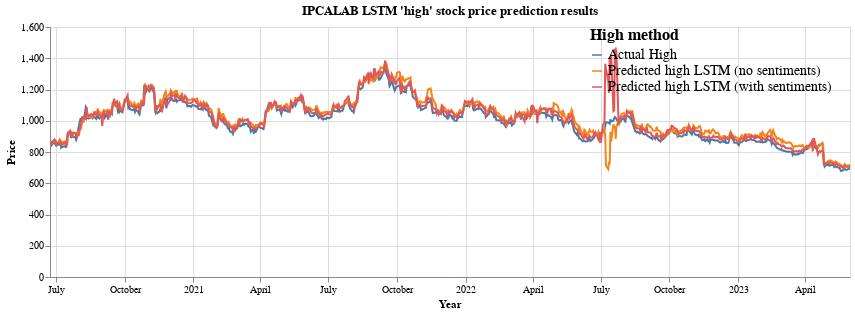

The cell this chart's notebook holds for it:
### Code cell
high_price = alt.Chart(melted_df, title="IPCALAB LSTM 'high' stock price prediction results").mark_line().encode(
    x=alt.X('date:T', title="Year"),
    y = alt.Y('High prediction price:Q', title="Price"),
    color = alt.Color('High method:N',legend=alt.Legend(orient='right',direction = 'vertical',labelLimit = 400))
    ).properties(height = 250, width = 800
    ).configure_legend(
    offset=-260,
    symbolDirection='vertical',
        titleFontSize=16,
        labelFontSize=14
    )

high_price.interactive()

### Figure 1 — Vega-Lite specification as saved in the notebook (floating-point values rounded to 4 significant figures; data arrays with more than 128 entries replaced by an {"elided": "..."} marker saying what was removed)
{"usermeta": {"embedOptions": {"theme": "fivethirtyeight"}}, "config": {"view": {"continuousWidth": 300, "continuousHeight": 300}, "legend": {"labelFontSize": 14, "offset": -260, "symbolDirection": "vertical", "titleFontSize": 16}}, "data": {"name": "data-5c937eb3a2f7f8d3e63be1c592873cdc"}, "mark": {"type": "line"}, "encoding": {"color": {"field": "High method", "legend": {"direction": "vertical", "labelLimit": 400, "orient": "right"}, "type": "nominal"}, "x": {"field": "date", "title": "Year", "type": "temporal"}, "y": {"field": "High prediction price", "title": "Price", "type": "quantitative"}}, "height": 250, "params": [{"name": "param_1", "select": {"type": "interval", "encodings": ["x", "y"]}, "bind": "scales"}], "title": "IPCALAB LSTM 'high' stock price prediction results", "width": 800, "$schema": "https://vega.github.io/schema/vega-lite/v5.8.0.json", "datasets": {"data-5c937eb3a2f7f8d3e63be1c592873cdc": {"elided": "2184 records"}}}
